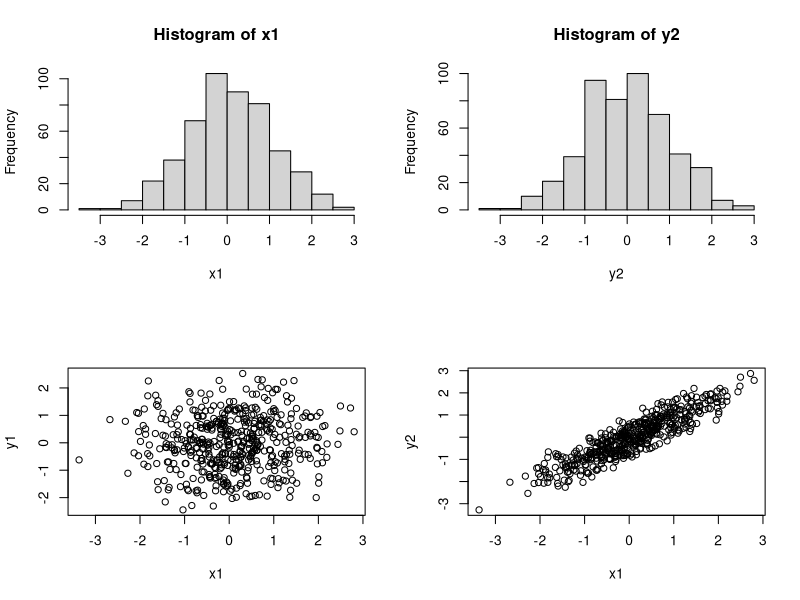
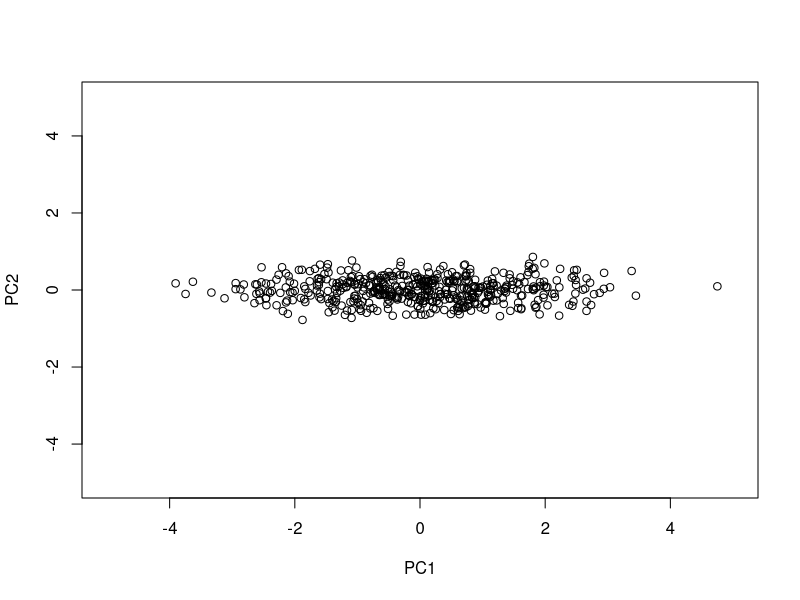
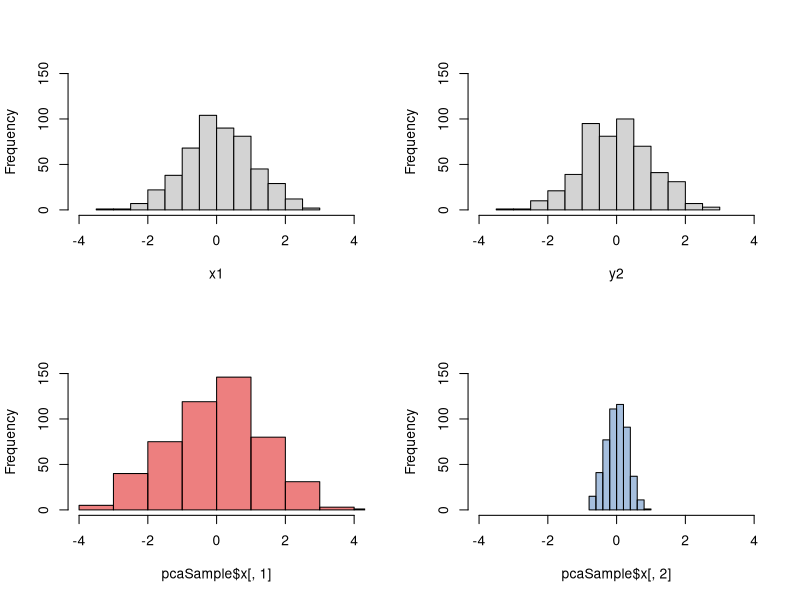
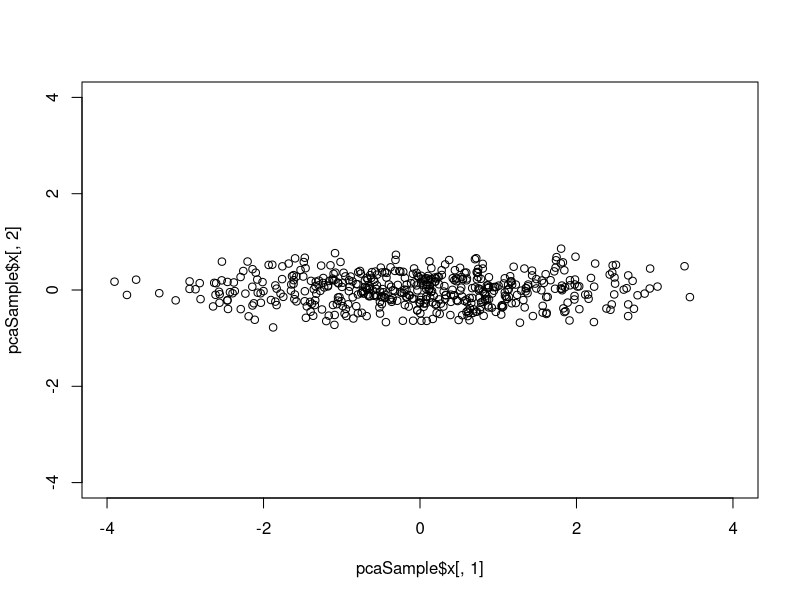

Reproduce these figures in R, in order. (Note: this script raises an error after producing the figures.)
# R_EDA-DimensionReduction.R
# Purpose:
#
# Version: 1.0
#
# Date:    2016  06  01
# Author:  Boris Steipe (boris.steipe@utoronto.ca)
#          Some prior contributions by:
#            Raphael Gottardo, FHCRC
#            Sohrab Shah, UBC
# V 1.0    First code
#
# TODO:
#
#
# == HOW TO WORK WITH THIS FILE ======================================
#
#  Go through this script line by line to read and understand the
#  code. Execute code by typing <cmd><enter>. When nothing is
#  selected, that will execute the current line and move the cursor to
#  the next line. You can also select more than one line, e.g. to
#  execute a block of code, or less than one line, e.g. to execute
#  only the core of a nested expression.
#
#  Edit code, as required, experiment with options, or just play.
#  Especially play.
#
#  DO NOT simply source() this whole file!
#
#  If there are portions you don't understand, use R's help system,
#  Google for an answer, or ask me. Don't continue if you don't
#  understand what's going on. That's not how it works ...
#
#  This is YOUR file. Write your notes in here and add as many
#  comments as you need to understand what's going on here when you
#  come back to it in a year. That's the right way: keep code, data
#  and notes all in one place.
#
# ====================================================================
#
# Module 3: Dimension Reduction
#
# ====================================================================



# =============================================
# PCA introduction
# =============================================

# Synthetic data example
# 500 normally distributed samples each: uncorrelated
set.seed(2707)
x1 <- rnorm(500,0,1)
y1 <- rnorm(500,0,1)

# generate y2 corrleated with (dependent on) x1
y2 <- 2*x1 + y1
mean(y2)
y2 <- y2-mean(y2)
mean(y2)
sd(y2)
y2 <- y2 / sd(y2)
sd(y2)
print(sd(y2), digits=22)


# Create a lattice plot with two rows and two columns
oPar <- par(mfrow = c(2,2)) # set new and save old graphics state
par(mfrow = c(2,2))
# four plots ...
hist(x1)
hist(y2)
plot(x1, y1)
plot(x1, y2)
par(oPar) # restore graphics state parameters


# calculate a PCA of x1 and y2
pcaSample <- prcomp(cbind(x1,y2))

# here are the information items from the returned list of results
pcaSample
pcaSample$sdev
pcaSample$rotation
summary(pcaSample)
head(pcaSample$x)
plot(pcaSample$x, xlim=c(-5,5), ylim=c(-5,5))

# Compare the histograms before and after the rotation:
oPar <- par(mfrow = c(2,2))
hist(x1, xlim=c(-4,4), ylim=c(0,150), main="")
hist(y2, xlim=c(-4,4), ylim=c(0,150), main="")
hist(pcaSample$x[,1], xlim=c(-4,4), ylim=c(0,150),
     main="", col=rgb(0.86,0,0,0.5))
hist(pcaSample$x[,2], xlim=c(-4,4), ylim=c(0,150),
     main="", col=rgb(0.31, 0.5, 0.74, 0.5))
par(oPar) # restore graphics state parameters

# Plot the sample along the Principal Components as axes
plot(pcaSample$x[,1],pcaSample$x[,2], xlim=c(-4,4), ylim=c(-4,4))

typeInfo(pcaSample)

?prcomp

# ==================================================
# EDA with PCA
# The relative importance of PCs
# ==================================================

# load one of the sample data sets in the R distribution

library(MASS)
data(crabs)

head(crabs)
# Two types: blue and orange
# Two genders: female and male
# FL frontal lobe size (mm)
# RW rear width (mm)
# CL carapace length (mm)
# CW carapace width (mm)
# BD body depth (mm)

# annotate...
fac <- as.factor(paste(crabs[, 1], crabs[, 2],sep="."))
head(fac)
c(fac[1], fac[51], fac[101], fac[151])
as.numeric(c(fac[1], fac[51], fac[101], fac[151]))

plot(crabs[, 4:8], pch=as.numeric(fac))
plot(crabs[, 4:5], pch=as.numeric(fac))
plot(crabs[, 5:6], pch=as.numeric(fac))

# Apply principal components analysis to the five measured dimensions
head(crabs)
pcaCrabs <- prcomp(crabs[, 4:8])

plot(pcaCrabs)
summary(pcaCrabs)
str(pcaCrabs)

# Plot projections along the components into a scatterplot.
# Axes for points are scaled as values, for vectors as variance
# Default for biplot() is the first and second component.

biplot(pcaCrabs, xlabs=as.numeric(fac))
legend(81, -63,c("1: B.F", "2: B.M", "3: O.F", "4: O.M"), box.col=1, bg="lightgrey")

# Plot the first against the third principal component
biplot(pcaCrabs, xlabs=as.numeric(fac), choices = c(1, 3))
legend(84, -63,
       c("1: B.F", "2: B.M", "3: O.F", "4: O.M"),
       box.col=1,
       bg="lightgrey")

# Plot the second against the third principal component
biplot(pcaCrabs, xlabs=as.numeric(fac), choices = c(2, 3))
legend(-14.8, 16.2,
       c("1: B.F", "2: B.M", "3: O.F", "4: O.M"),
       box.col=1,
       bg="lightgrey")

# ===================================================
# Task: plot the last plot (without vectors) with plotting
# symbols that correspond to the gender and type of crab:
# orange and blue circles for females and triangles for males.

# Advanced: also make symbol-size depend on carapace length or
# the mean of all five measurements.
# ===================================================

plot(pcaCrabs$x[,2], pcaCrabs$x[,2], type ="n")
points(pcaCrabs$x[  1: 50,2], pcaCrabs$x[  1: 50,3], pch=17, col="blue")
points(pcaCrabs$x[ 51:100,2], pcaCrabs$x[ 51:100,3], pch=19, col="blue")
points(pcaCrabs$x[101:150,2], pcaCrabs$x[101:150,3], pch=17, col="orange")
points(pcaCrabs$x[151:200,2], pcaCrabs$x[151:200,3], pch=19, col="orange")


# My solution.
# 1. Create only the plotting frame

crabPoints <- function(n) {
    if (crabs[n,"sp"] == "B") {
        sp = "#0066FF"
    } else {
        sp = "#FF9900"
    }
    if (crabs[n,"sex"] == "M") {
        sex = 24  # triangle
    } else {
        sex = 21  # circle
    }
    points(pcaCrabs$x[n,2],
           pcaCrabs$x[n,3],
           col = sp, bg = sp,
           pch = sex,
           cex = scalePC(pcaCrabs$x[n,1]))
}

# scale by first PC
scalePC <- function(x) {
    x <- x +30
    x <- (x / 55) * 2.5
    x <- x + 0.5
    return(x)
}

plot(pcaCrabs$x[,2], pcaCrabs$x[,3], type = "n")


for (i in 1:nrow(crabs)) {
    crabPoints(i)
}
summary(pcaCrabs$x[,1])


plot(pcaCrabs$x[,1:5])


# ==================================================
# EDA with PCA
# Exploring the structure of datasets
# ==================================================

# Load the Raymond Cho dataset of expression profiles
# containing 237 genes known or suspected to be involved
# in cell-cycle regulation.

cho.data <- read.table("Logcho_237_4class.txt", skip=1)[, 3:19]
nrow(cho.data)
head(cho.data)

# compare the general trends of the measurements
boxplot(cho.data)

# Since we are looking for expression changes
# in a cycle, we are less interested in the
# absolute values of expression, and more in
# whether values change in a cyclical fashion.
# As a first step to normalize the data, we can
# therefore subtract the row-mean from each row.

for (i in 1:nrow(cho.data)) {
    cho.data[i,] <- cho.data[i,] - mean(as.numeric(cho.data[i,]))
}

boxplot(cho.data)

# This has caused the averages and ranges to become quite
# divergent between experiments. We should normalize them
# so as to make sure every experiment (dimension)
# contributes equally to our principal component analysis.

# Let's create a function to normalize the data.

normDat <- function(x) {
    # input: a column from a dataframe
    x <- as.numeric(x)
    norm <- x - mean(x)       # subtract means
    norm <- norm / sd(norm)   # scale SD to 1
    return(norm)
}

for (i in 1:ncol(cho.data)) {
    cho.data[ ,i] <- normDat(cho.data[ ,i])
}

boxplot(cho.data)
# Change the column names
names(cho.data) <- paste("t", 1:17, sep="")
head(cho.data)

pcaCho <- prcomp(cho.data)
plot(pcaCho, n=17)

# Compare the PCs to PCs from a matrix of random numbers
# ... eg as follows:
rU = matrix(runif(17 * 237,0,3), nrow = 237, ncol=17)
plot(prcomp(rU), n=17, ylim = c(0, 3))

# Exercise: compare the PCs to a matrix of permuted
# observations.

# Explore the correlations along the first few principal components

oPar <- par(mfrow = c(2,2))
biplot(pcaCho)
biplot(pcaCho, choices = c(1, 3))
biplot(pcaCho, choices = c(2, 3))
biplot(pcaCho, choices = c(3, 4))
par(oPar)


# Examine the actual principal components in a paralell-coordinates
# plot for the seventeen dimensions. In microarray analysis we call
# these the "eigengenes", with reference to the "eigenvalues" of
# linear algebra.
matplot(pcaCho$rotation[, 1:3],
        type="b", lwd=3,
        xlab = "timepoint", ylab="PCs")

legend(x = "topright", inset = 0.02,
       legend = c("PC1", "PC2", "PC3"), cex = 0.8,
       text.width = 1,
       bg = "#EEEEEE",
       seg.len = 5, col = 1:3, lty = 1:3, lwd = 2,
       pch = as.character(1:3))


# ====================
# ... select some genes to see how similar they are
#
#
# C O N T I N U E here

# [END]
